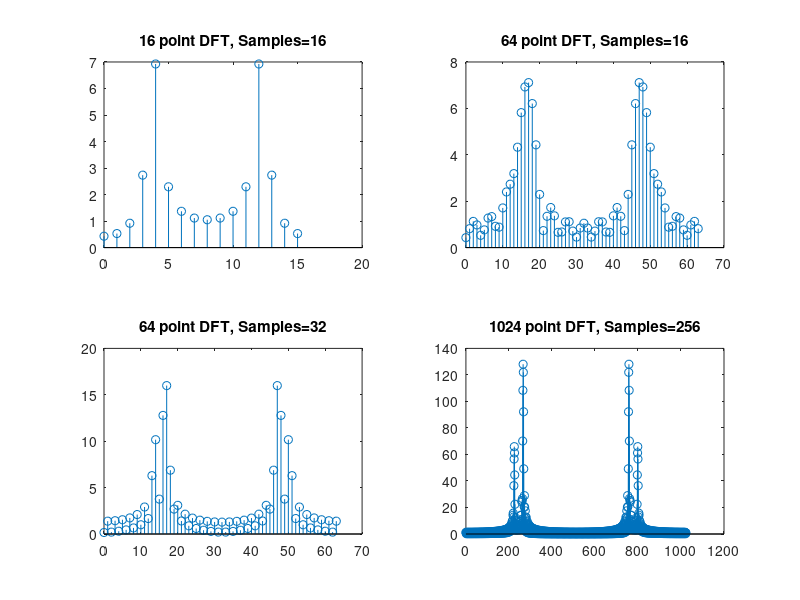

The MATLAB script that drew this image: (Note: this script raises an error after producing the figure.)
clc;
clear;

f1=0.22;
f2=0.26;

m1=0:15;
m2=0:31;
m3=0:255;

x1=0.5*sin(2*pi*f1*m1) + sin(2*pi*f2*m1);
x1_h=x1.*transpose(hamming(16));
x2=0.5*sin(2*pi*f1*m1) + sin(2*pi*f2*m1);
x2_h=x2.*transpose(hamming(16));
x3=0.5*sin(2*pi*f1*m2) + sin(2*pi*f2*m2);
x3_h=x3.*transpose(hamming(32));
x4=0.5*sin(2*pi*f1*m3) + sin(2*pi*f2*m3);
x4_h=x4.*transpose(hamming(256));

X1=fft(x1,16);
X2=fft(x2,64);
X3_32=fft(x3,32);
X3_64=fft(x3,64);
X4=fft(x4,1024);
X1_h=fft(x1_h,16);
X2_h=fft(x2_h,64);
X3_h32=fft(x3_h,32);
X3_h64=fft(x3_h,64);
X4_h=fft(x4_h,1024);

subplot(2,2,1)
stem(0:15,abs(X1))
title('16 point DFT, Samples=16')
subplot(2,2,2)
stem(0:63,abs(X2))
title('64 point DFT, Samples=16')
subplot(2,2,3)
stem(0:63,abs(X3_64))
title('64 point DFT, Samples=32')
subplot(2,2,4)
stem(0:1023,abs(X4))
title('1024 point DFT, Samples=256')

sgtitle('Principle Window')

figure;

subplot(2,2,1)
stem(0:31,abs(X3_32))
title('32 Point DFT in priciple Window')
subplot(2,2,2)
stem(0:63,abs(X3_64))
title('64 Point DFT in priciple Window')
subplot(2,2,3)
stem(0:31,abs(X3_h32))
title('32 Point DFT in Hamming Window')
subplot(2,2,4)
stem(0:63,abs(X3_h64))
title('64 Point DFT in Hamming Window')

sgtitle('Comparision between 32 and 64 point DFT in different windows')

figure;

subplot(2,2,1)
stem(0:15,abs(X1_h))
title('16 point DFT, Samples=16')
subplot(2,2,2)
stem(0:63,abs(X2_h))
title('64 point DFT, Samples=16')
subplot(2,2,3)
stem(0:63,abs(X3_h64))
title('64 point DFT, Samples=32')
subplot(2,2,4)
stem(0:1023,abs(X4_h))
title('1024 point DFT, Samples=256')

sgtitle('Hamming Window')
